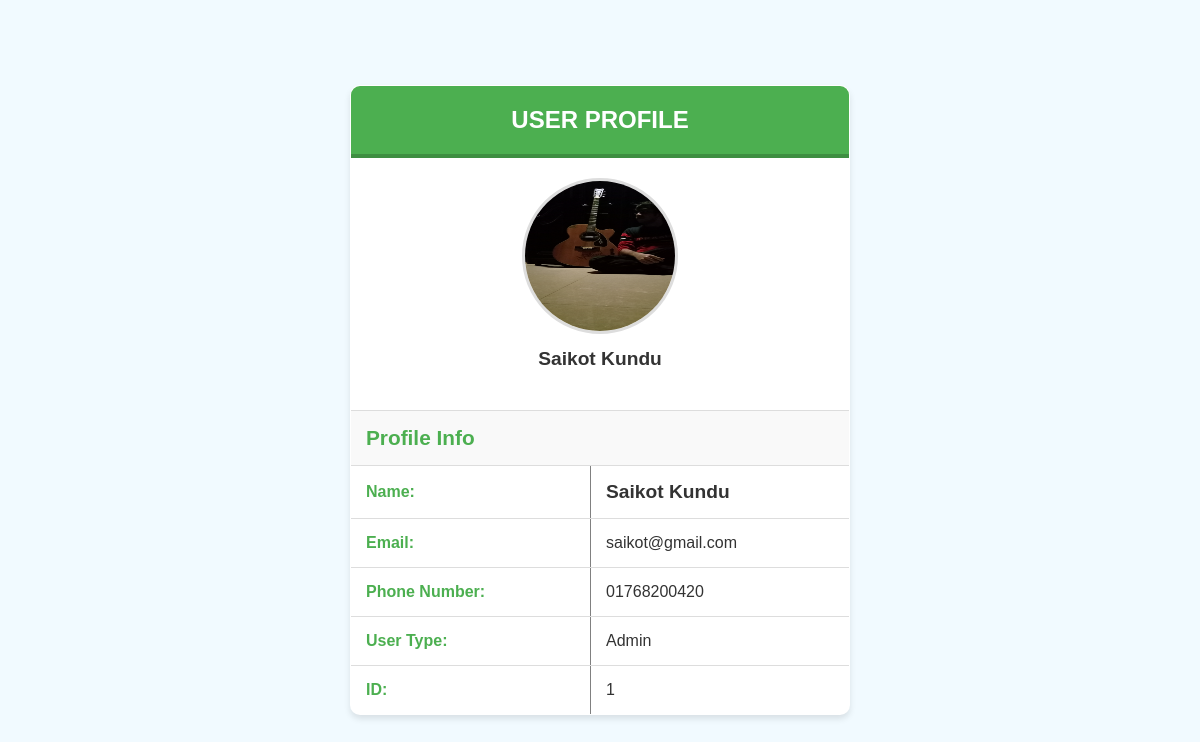
Page /view/searchProfile.php?id=1 (signed in) on the committed database.
### tables this page shows
CREATE TABLE `user` (
  `id` int(11) NOT NULL,
  `username` varchar(255) NOT NULL,
  `email` varchar(255) NOT NULL,
  `phone` varchar(15) NOT NULL,
  `gender` enum('MALE','FEMALE','OTHERS') NOT NULL,
  `dob` date NOT NULL,
  `image` text DEFAULT NULL,
  `password` varchar(255) NOT NULL,
  `utype` enum('Admin','Advisor','Farmer') NOT NULL,
  `created_at` timestamp NOT NULL DEFAULT current_timestamp(),
  `updated_at` timestamp NOT NULL DEFAULT current_timestamp() ON UPDATE current_timestamp()
);

### model/userModel.php (called while the page is built, shortened)
<?php
    function getConnection(){
        $con = mysqli_connect('127.0.0.1', 'root', '', 'agripro');
        return $con;
    }
    function getUser($id){
        $con = getConnection();
        $sql = "select * from user where id='{$id}'";
        $result = mysqli_query($con, $sql);
        $row = mysqli_fetch_assoc($result);
        return $row;
    }
?>

### view/searchProfile.php (the view, shortened to what this page needs)
<?php
    require_once('../model/userModel.php');
    if (isset($_REQUEST['id']) && !empty($_REQUEST['id'])) {
        $userId = $_REQUEST['id'];
    }
    elseif (isset($_SESSION['id'])){
        $userId = $_SESSION['id'];
    }
    else {
        echo "Error: User ID is missing!";
        exit;
    }
    $user = getUser($userId);
?>
<!DOCTYPE html>
<html lang="en">
<head>
    <link rel="stylesheet" href="../asset/CSS/searchProfile.css">
</head>
<body>
    <form method="post" action="../controller/profileCheck.php" enctype="multipart/form-data">
        <table id="profile-table" align="center" border="1" width="300" height="550" cellpadding="10">
            <tr id="profile-header">
                <td colspan="2" align="center">
                    <strong>User Profile</strong>
                </td>
            </tr>
            <tr id="profile-picture-row">
                <td colspan="2" align="center">
                    <img src="<?= '../asset/' . htmlspecialchars($user['image']); ?>" alt="Profile Picture" width="150" height="150" border="1" />
                    <p id="profile-name"><?= htmlspecialchars($user['username']); ?></p>
                </td>
            </tr>
            <tr id="profile-title-row">
                <td colspan="2" align="center">
                    <h2 id="profile-title">Profile Info</h2>
                </td>
            </tr>
            <tr id="name-row">
                <td><strong>Name:</strong></td>
                <td id="profile-name"><?= htmlspecialchars($user['username']); ?></td>
            </tr>
            <tr id="email-row">
                <td><strong>Email:</strong></td>
                <td id="profile-email"><?= htmlspecialchars($user['email']); ?></td>
            </tr>
            <tr id="phone-row">
                <td><strong>Phone Number:</strong></td>
                <td id="profile-phone"><?= htmlspecialchars($user['phone']); ?></td>
            </tr>
            <tr id="user-type-row">
                <td><strong>User Type:</strong></td>
                <td id="profile-user-type"><?= htmlspecialchars($user['utype']); ?></td>
            </tr>
            <tr id="id-row">
                <td><strong>ID:</strong></td>
                <td id="profile-id"><?= htmlspecialchars($user['id']); ?></td>
            </tr>
        </table>
    </form>
</body>
</html>

### asset/CSS/searchProfile.css (style rules this page uses)
body { font-family: Arial, sans-serif; background-color: #f1faff; margin: 0; padding: 0; display: flex; justify-content: center; align-items: center; height: 100vh; }
#profile-table { width: 500px; height: auto; border-collapse: collapse; background-color: #ffffff; border-radius: 10px; box-shadow: 0 4px 6px rgba(0, 0, 0, 0.1); overflow: hidden; }
#profile-header td { background-color: #4CAF50; color: white; font-size: 1.5em; font-weight: bold; text-transform: uppercase; text-align: center; padding: 20px; border-bottom: 4px solid #3e8e41; }
#profile-picture-row td { text-align: center; padding: 20px; }
#profile-picture-row img { border-radius: 50%; border: 3px solid #ddd; }
#profile-name { font-size: 1.2em; font-weight: bold; margin-top: 10px; color: #333; }
#profile-title-row { background-color: #f9f9f9; }
#profile-title-row h2 { font-size: 1.3em; font-weight: bold; color: #4CAF50; margin: 0; }
tr[id$="-row"] td { padding: 15px; font-size: 1em; border-bottom: 1px solid #ddd; color: #333; }
tr[id$="-row"]:last-child td { border-bottom: none; }
tr[id$="-row"] td:first-child { font-weight: bold; color: #4CAF50; text-align: left; }
tr[id$="-row"] td:last-child { text-align: left; }

### rows in the picture
user: image (picture), username "Saikot Kundu", email "saikot@gmail.com", phone "01768200420", utype "Admin", id "1"
